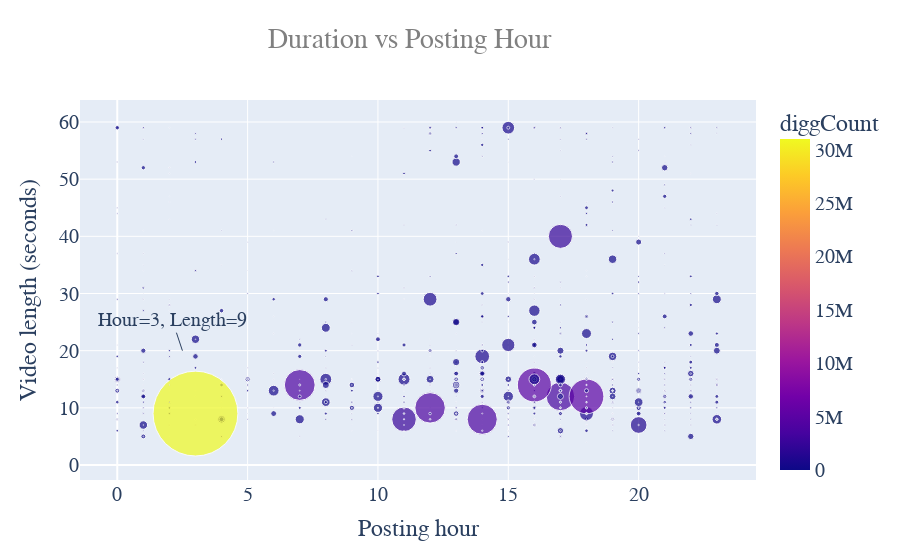

Notebook cell for this chart:
### Markdown cell above
### Chart 3

### Code cell
# Plot scatterplot
fig = px.scatter(df, y="videoMeta.duration", x="Hour", size="diggCount",
                 color="diggCount",size_max=60,
                category_orders={"Duration in seconds": ["Less than 10", "10 to 20", "More than 20"]},
                title="Duration vs Posting Hour")

fig.update_layout(
    font_family="Georgia",
    title_font_family="Georgia",
    title_font_color="gray",
    xaxis_title="Posting hour",
    yaxis_title="Video length (seconds)",
    font=dict(size=20),
    title={
        "y":0.95,
        "x":0.455,
        "xanchor": "center",
        "yanchor": 'top'}
)

fig.add_annotation(x=2.5, y=20,
            text="Hour=3, Length=9",
            showarrow=True
            )
    
fig.show()

# Save figure
#fig.write_image("TikTok scatter.pdf")

### Figure 1 — Plotly figure (JSON) as saved in the notebook; plotly's stock layout.template omitted (floating-point values rounded to 4 significant figures; data arrays with more than 128 entries replaced by an {"elided": "..."} marker saying what was removed)
{"data": [{"hovertemplate": "Hour=%{x}<br>videoMeta.duration=%{y}<br>diggCount=%{marker.color}<extra></extra>", "legendgroup": "", "marker": {"color": {"elided": "1000 int values"}, "coloraxis": "coloraxis", "size": {"elided": "1000 int values"}, "sizemode": "area", "sizeref": 8611.0, "symbol": "circle"}, "mode": "markers", "name": "", "orientation": "v", "showlegend": false, "type": "scatter", "x": {"elided": "1000 int values"}, "xaxis": "x", "y": {"elided": "1000 int values"}, "yaxis": "y"}], "layout": {"annotations": [{"showarrow": true, "text": "Hour=3, Length=9", "x": 2.5, "y": 20}], "coloraxis": {"colorbar": {"title": {"text": "diggCount"}}, "colorscale": [[0, "#0d0887"], [0.1111, "#46039f"], [0.2222, "#7201a8"], [0.3333, "#9c179e"], [0.4444, "#bd3786"], [0.5556, "#d8576b"], [0.6667, "#ed7953"], [0.7778, "#fb9f3a"], [0.8889, "#fdca26"], [1, "#f0f921"]]}, "font": {"family": "Georgia", "size": 20}, "legend": {"itemsizing": "constant", "tracegroupgap": 0}, "title": {"font": {"color": "gray", "family": "Georgia"}, "text": "Duration vs Posting Hour", "x": 0.455, "xanchor": "center", "y": 0.95, "yanchor": "top"}, "xaxis": {"anchor": "y", "domain": [0, 1], "title": {"text": "Posting hour"}}, "yaxis": {"anchor": "x", "domain": [0, 1], "title": {"text": "Video length (seconds)"}}}}
